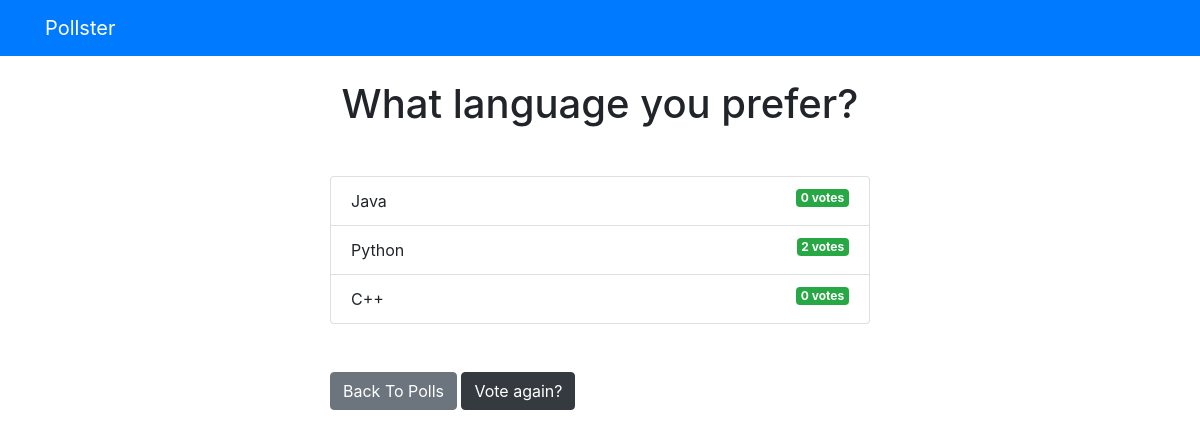
/polls/1/results/, run on an earlier commit of the app's database.
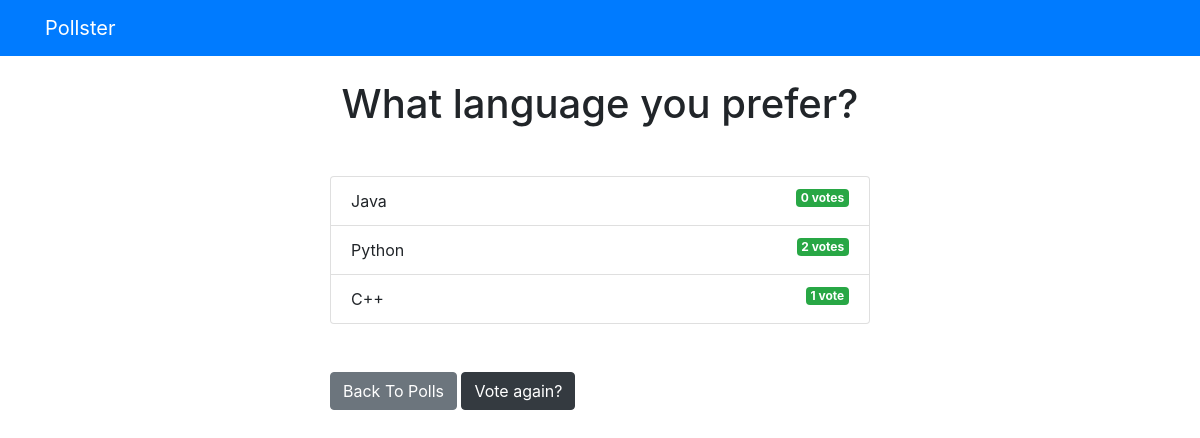
And on a later commit of the database.
### polls/models.py (models this page shows, shortened)
class Question(models.Model):
    question_text = models.CharField(max_length=200)
    pub_date = models.DateTimeField('date published')

class Choice(models.Model):
    question = models.ForeignKey(Question, on_delete=models.CASCADE)
    choice_text = models.CharField(max_length=200)
    votes = models.IntegerField(default=0)

### polls/views.py (the view)
# urls.py: path('<int:pk>/results/', views.ResultsView.as_view(), name='results'),
class ResultsView(generic.DetailView):
    model = Question
    template_name = 'polls/results.html'

### templates/polls/results.html
{% extends 'base.html' %}
{% block content %}
<h1 class="mb-5 text-center">{{ question.question_text }}</h1>
<ul class="list-group mb-5">
	{% for choice in question.choice_set.all %}
	<li class="list-group-item">
		{{ choice.choice_text }}  <span class="badge badge-success float-right">{{ choice.votes }} vote{{ choice.votes | pluralize }}</span>
	</li>
	{% endfor %}
</ul>
<a class="btn btn-secondary" href="{% url 'polls:index' %}">Back To Polls</a>
<a class="btn btn-dark" href="{% url 'polls:detail' question.id %}">Vote again?</a>
{% endblock %}

### templates/base.html (shortened to what this page needs)
<!DOCTYPE html>
<html lang="en">
  <head>
    <link
      rel="stylesheet"
      href="https://stackpath.bootstrapcdn.com/bootstrap/4.3.1/css/bootstrap.min.css"
    />
  </head>
  <body>
    {% include 'partials/_navbar.html' %}
    <div class="container">
      <div class="row">
        <div class="col-md-6 m-auto">
          {% block content %}{% endblock %}
        </div>
      </div>
    </div>
  </body>
</html>

### templates/partials/_navbar.html
<nav class="navbar navbar-dark bg-primary mb-4">
	<div class="container">
		<a class="navbar-brand" href="/">Pollster</a>
	</div>
</nav>

What changed in the data, as far as the page shows it:
changed Choice (number 3 of 3 on the later page): votes "0" → "1"; votes|pluralize "s" → (not shown)
